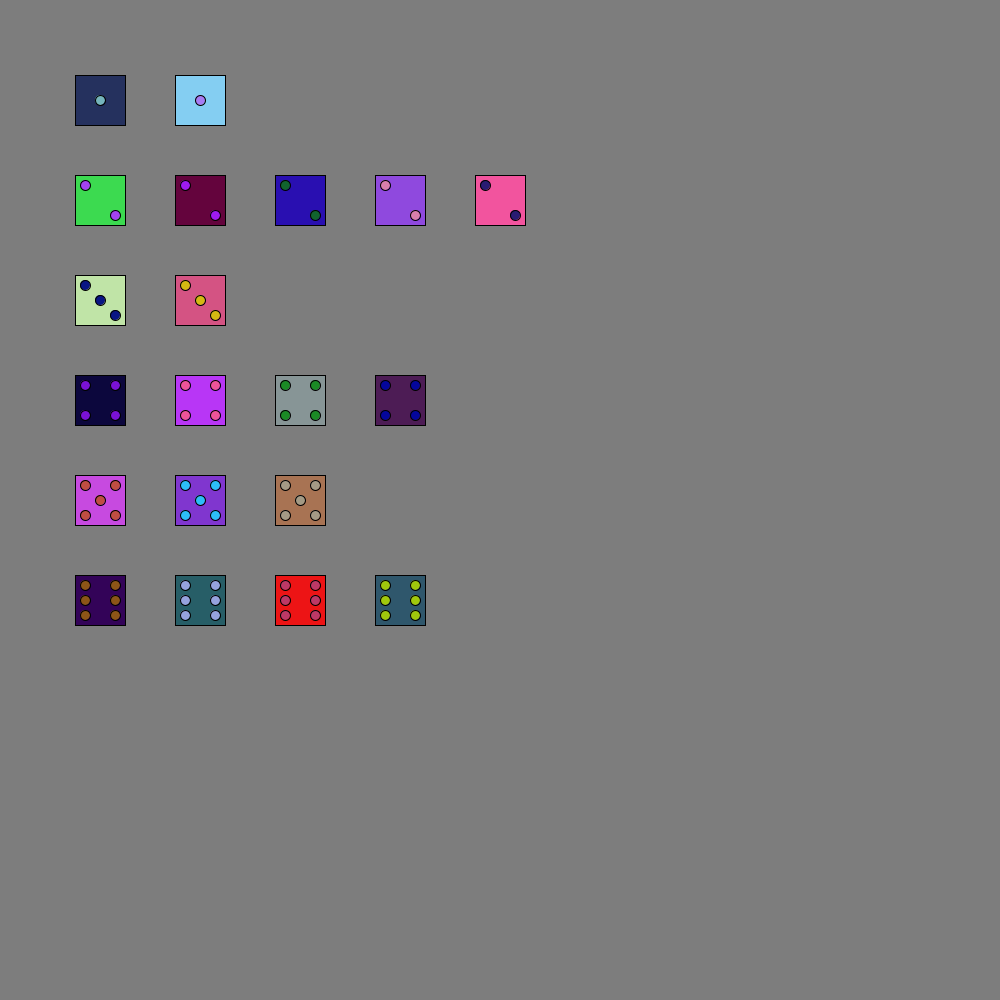
Frame 1 (no input)
Frame 60 (the mouse pressed at the canvas centre just before this capture): identical to frame 1, image omitted
Frame 120 (the mouse held since frame 60 and released just before this capture): identical to frame 1, image omitted

The Processing sketch that drew this single still picture (run headless with seeded random() and noise(); from frame 60 on, the mouse is pressed at the canvas centre):

// Processing sketch: Sp1
// ── Sp1.pde
DiceCup dicecup1 = new DiceCup();

void setup() 
{
  size (1000,1000);
  background(125);
  dicecup1.addDie(20);
  dicecup1.shake();
  dicecup1.drawDie();
}

void draw()
{
 
}

// ── Dice.pde
class Dice {
  int Number;
  color eyeColor;
  color dieColor;

  
  Dice(color tempEyeColor, color tempDieColor) {
    Number = int (random(1, 7));
    eyeColor = tempEyeColor;
    dieColor = tempDieColor;
    
    
  }
  void roll() {
    Number = int (random(1, 7));
  }
  
   }
  

// ── DiceCup.pde
class DiceCup {
  Dice[] diceCup = new Dice[10];
  int l1 = 0;
  int l2 = 0;
  int l3 = 0;
  int l4 = 0;
  int l5 = 0;
  int l6 = 0;
  int dieSize = 50;
  int eSize = 10;
  int spacing = 100;
  int x = 100;
  int y = 100;
  
  DiceCup(){
  }
  
  void addDie(int x) {
    diceCup = new Dice[x];
for (int i = 0;  i < x; i++) {
    diceCup[i] = new Dice(color(random(255),random(255),random(255)), color(random(255),random(255),random(255)));
  }
}

  
  
  void shake() {
   for (int x = 0; x < diceCup.length; x++) {
     diceCup[x].roll();
   }
  }
  
  void drawDie() {
    rectMode(CENTER);
    ellipseMode(CENTER);
    //draw die and eyes
    
    for (int i = 0; i < diceCup.length; i++)
    {
if (diceCup[i].Number == 1) {
  fill(diceCup[i].dieColor);
  rect((x + (l1 * spacing)), y, dieSize, dieSize);
  fill(diceCup[i].eyeColor);
  ellipse(x + (l1 * spacing), y, eSize, eSize);
  l1 = l1 + 1;
  }
    
else if (diceCup[i].Number == 2) {
  fill(diceCup[i].dieColor);
   rect(x + (l2 * spacing), y + spacing, dieSize, dieSize);
  fill(diceCup[i].eyeColor);
  ellipse((x - 15) + (l2 * spacing), y + 85, eSize, eSize);
  ellipse((x + 15) + (l2 * spacing), y + 115, eSize, eSize);
  l2 = l2 + 1;
    }
    
else if (diceCup[i].Number == 3) {
  fill(diceCup[i].dieColor);
  rect(x + (l3 * spacing), y + (spacing * 2), dieSize, dieSize);
  fill(diceCup[i].eyeColor);
  ellipse((x - 15) + (l3 * spacing), y + 185, eSize, eSize);
  ellipse((x + 15) + (l3 * spacing), y + 215, eSize, eSize);
  ellipse(x + (l3 * spacing), y + 200, eSize, eSize);
  l3 = l3 + 1;
  }
  
  else if (diceCup[i].Number == 4) {
    fill(diceCup[i].dieColor);
    rect(x + (l4 * spacing),  y + (spacing * 3), dieSize, dieSize);
    fill(diceCup[i].eyeColor);
    ellipse((x - 15) + (l4 * spacing), y + 285, eSize, eSize);
    ellipse((x - 15) + (l4 * spacing), y + 315, eSize, eSize);
    ellipse((x + 15) + (l4 * spacing), y + 285, eSize, eSize);
    ellipse((x + 15) + (l4 * spacing), y + 315, eSize, eSize);
    l4 = l4 + 1;
}

  else if (diceCup[i].Number == 5) {
  fill(diceCup[i].dieColor);
  rect(x + (l5 * spacing), y + (spacing * 4), dieSize, dieSize);
  fill(diceCup[i].eyeColor);
  ellipse((x - 15) + (l5 * spacing), y + 385, eSize, eSize);
  ellipse((x - 15) + (l5 * spacing), y + 415, eSize, eSize);
  ellipse((x + 15) + (l5 * spacing), y + 385, eSize, eSize);
  ellipse((x + 15) + (l5 * spacing), y + 415, eSize, eSize);
  ellipse(x + (l5 * spacing), y + 400, eSize, eSize);
  l5 = l5 + 1;
}

else if (diceCup[i].Number == 6) {
  fill(diceCup[i].dieColor);
  rect(x + (l6 * spacing), y + (spacing * 5), dieSize, dieSize);
  fill(diceCup[i].eyeColor);
      ellipse((x - 15) + (l6 * spacing), y + 485, eSize, eSize);
      ellipse((x - 15) + (l6 * spacing), y + 515, eSize, eSize);
      ellipse((x + 15) + (l6 * spacing), y + 485, eSize, eSize);
      ellipse((x + 15) + (l6 * spacing), y + 515, eSize, eSize);
      ellipse((x - 15) + (l6 * spacing), y + 500, eSize, eSize);
      ellipse((x + 15) + (l6 * spacing), y + 500, eSize, eSize); 
      l6 = l6 + 1;
  

}
}
}
}
